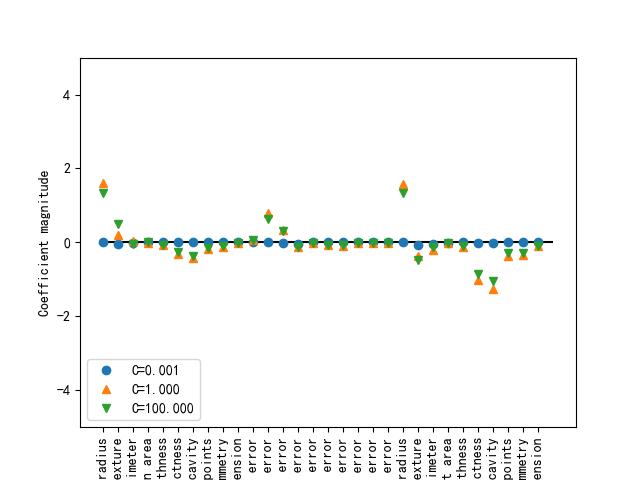

Python code for this plot:
from sklearn.datasets import load_breast_cancer
from sklearn.linear_model import LogisticRegression
from sklearn.model_selection import train_test_split

from  myImport import *
if __name__ == '__main__':
    # 加载数据
    cancer = load_breast_cancer()

    # 划分数据
    X_train, X_test, y_train, y_test = train_test_split(cancer.data, cancer.target, stratify=cancer.target,
                                                        random_state=42)
    # 分析LogisticRegression
    for C, marker in zip([0.001, 1, 100], ['o', '^', 'v']):
        lr_l1 = LogisticRegression(C=C, penalty="l2").fit(X_train, y_train)
        print("Training accuracy of l1 logreg with C={:.3f}: {:.2f}".format(C, lr_l1.score(X_train, y_train)))
        print("Test accuracy of l1 logreg with C={:.3f}: {:.2f}".format(C, lr_l1.score(X_test, y_test)))
        plt.plot(lr_l1.coef_.T, marker, label="C={:.3f}".format(C))
    plt.xticks(range(cancer.data.shape[1]), cancer.feature_names, rotation=90)
    plt.hlines(0, 0, cancer.data.shape[1])
    plt.xlabel("Coefficient index")
    plt.ylabel("Coefficient magnitude")
    plt.ylim(-5, 5)
    plt.legend(loc=3)
    plt.savefig("分析LogisticRegression.png")
    plt.show()
